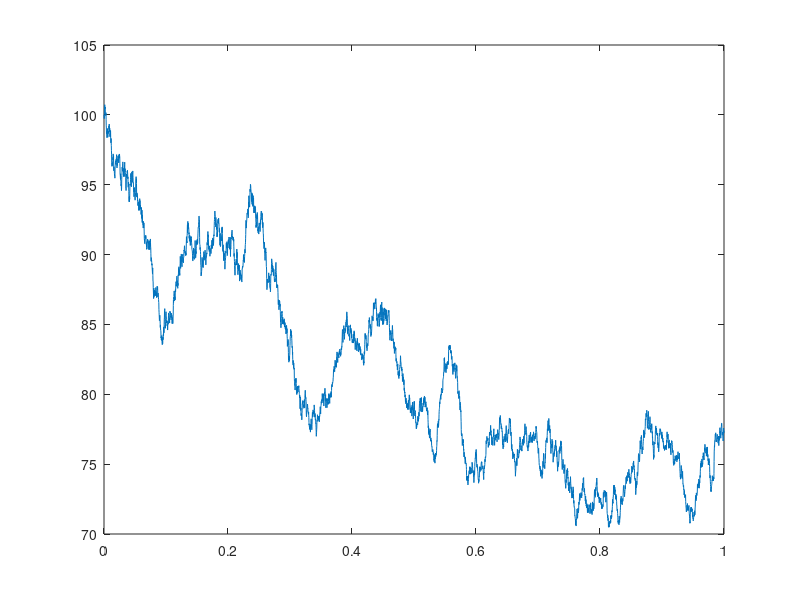

MATLAB code to generate this figure:
function Black_Scholes
%function Black_Scholes(r,sigma)
r = 0.05;
sigma = 0.2;
S0 = 100;
T = 1;
mu = r - 0.5*sigma*sigma;
N = 5000;
h = T/N;  t = (0:h:T);
X(1) = 0;
for i=1:N
    X(i+1) = X(i) + mu*h + sigma*sqrt(h)*randn;
end
S = S0*exp(X);
plot(t,S)